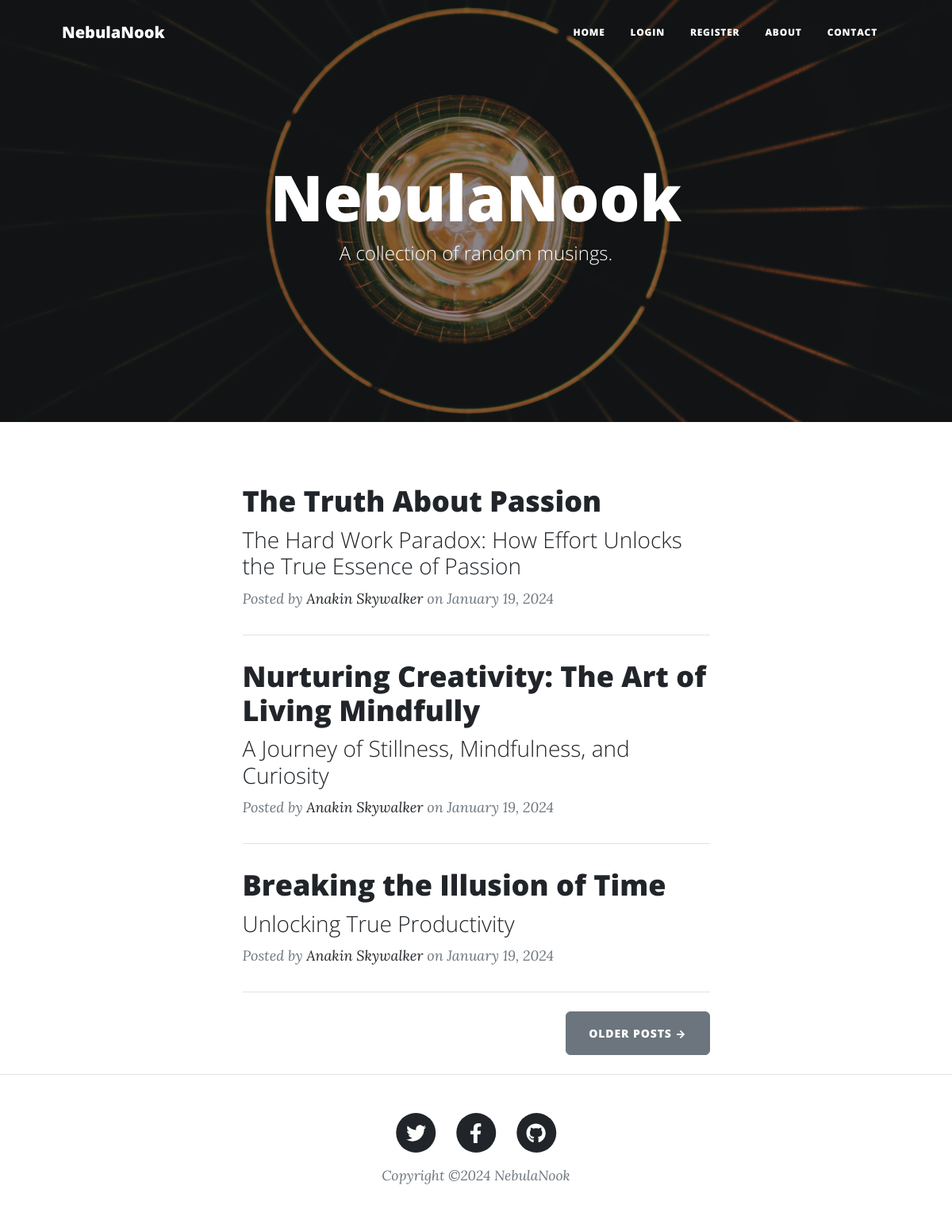
The page / on the database its author committed.
### main.py (models this page shows)
class BlogPost(db.Model):
    __tablename__ = 'blog_posts'
    id = db.Column(db.Integer, primary_key=True)
    title = db.Column(db.String(250), unique=True, nullable=False)
    subtitle = db.Column(db.String(250), nullable=False)
    date = db.Column(db.String(250), nullable=False)
    body = db.Column(db.Text, nullable=False)
    img_url = db.Column(db.String(250), nullable=False)
    author = relationship('User', back_populates='blog_posts')  # links the User model by creating an object
    author_id = db.Column(db.Integer, db.ForeignKey('users.id'))
    comments = relationship('Comment', back_populates='parent_post')

class User(db.Model, UserMixin):
    __tablename__ = 'users'
    id = db.Column(db.Integer, primary_key=True)
    email = db.Column(db.String(100), unique=True)
    password = db.Column(db.String(100))
    name = db.Column(db.String(1000))
    blog_posts = relationship('BlogPost', back_populates='author')  # links the Blog model by creating an object
    comments = relationship('Comment', back_populates='comment_author')

### main.py (the view)
@app.route('/')
def get_all_posts():
    result = db.session.execute(db.select(BlogPost))
    posts = result.scalars().all()
    return render_template("index.html", all_posts=posts, current_user=current_user)

### templates/index.html (shortened to what this page needs)
{% include "header.html" %}
<header
  class="masthead"
  style="background-image: url('../static/assets/img/home-bg.jpg')"
>
  <div class="container position-relative px-4 px-lg-5">
    <div class="row gx-4 gx-lg-5 justify-content-center">
      <div class="col-md-10 col-lg-8 col-xl-7">
        <div class="site-heading">
          <h1>NebulaNook</h1>
          <span class="subheading">A collection of random musings.</span>
        </div>
      </div>
    </div>
  </div>
</header>
<div class="container px-4 px-lg-5">
  <div class="row gx-4 gx-lg-5 justify-content-center">
    <div class="col-md-10 col-lg-8 col-xl-7">
      {% for post in all_posts %}
      <div class="post-preview">
        <a href="{{ url_for('show_post', post_id=post.id) }}">
          <h2 class="post-title">{{ post.title }}</h2>
          <h3 class="post-subtitle">{{ post.subtitle }}</h3>
        </a>
        <p class="post-meta">
          Posted by
          <a href="#">{{ post.author.name }}</a>
          on {{post.date}}
        </p>
      </div>
      <hr class="my-4" />
      {% endfor %}
      <div class="d-flex justify-content-end mb-4">
        <a class="btn btn-secondary text-uppercase" href="#!">Older Posts →</a>
      </div>
    </div>
  </div>
</div>
{% include "footer.html" %}

### templates/header.html (shortened to what this page needs)
<!DOCTYPE html>
<html lang="en">
  <head>
    {% block styles %}
    {{ bootstrap.load_css() }}
    <link
      href="{{ url_for('static', filename='css/styles.css') }}"
      rel="stylesheet"
    />
    {% endblock %}
  </head>
  <body>
    <nav class="navbar navbar-expand-lg navbar-light" id="mainNav">
      <div class="container px-4 px-lg-5">
        <a class="navbar-brand" href="/">NebulaNook</a>
        <div class="collapse navbar-collapse" id="navbarResponsive">
          <ul class="navbar-nav ms-auto py-4 py-lg-0">
            <li class="nav-item">
              <a
                class="nav-link px-lg-3 py-3 py-lg-4"
                href="{{ url_for('get_all_posts') }}"
                >Home</a
              >
            </li>
            {% if not current_user.is_authenticated: %}
            <li class="nav-item">
              <a
                class="nav-link px-lg-3 py-3 py-lg-4"
                href="{{ url_for('login') }}"
                >Login</a
              >
            </li>
            <li class="nav-item">
              <a
                class="nav-link px-lg-3 py-3 py-lg-4"
                href="{{ url_for('register') }}"
                >Register</a
              >
            </li>
            {% endif %}
            <li class="nav-item">
              <a
                class="nav-link px-lg-3 py-3 py-lg-4"
                href="{{ url_for('about') }}"
                >About</a
              >
            </li>
            <li class="nav-item">
              <a
                class="nav-link px-lg-3 py-3 py-lg-4"
                href="{{ url_for('contact') }}"
                >Contact</a
              >
            </li>
          </ul>
        </div>
      </div>
    </nav>
  </body>
</html>

### templates/footer.html (shortened to what this page needs)
        <footer class="border-top">
          <div class="container px-4 px-lg-5">
              <div class="row gx-4 gx-lg-5 justify-content-center">
                  <div class="col-md-10 col-lg-8 col-xl-7">
                      <ul class="list-inline text-center">
                          <li class="list-inline-item">
                              <a href="#!">
                                  <span class="fa-stack fa-lg">
                                      <i class="fas fa-circle fa-stack-2x"></i>
                                      <i class="fab fa-twitter fa-stack-1x fa-inverse"></i>
                                  </span>
                              </a>
                          </li>
                          <li class="list-inline-item">
                              <a href="#!">
                                  <span class="fa-stack fa-lg">
                                      <i class="fas fa-circle fa-stack-2x"></i>
                                      <i class="fab fa-facebook-f fa-stack-1x fa-inverse"></i>
                                  </span>
                              </a>
                          </li>
                          <li class="list-inline-item">
                              <a href="#!">
                                  <span class="fa-stack fa-lg">
                                      <i class="fas fa-circle fa-stack-2x"></i>
                                      <i class="fab fa-github fa-stack-1x fa-inverse"></i>
                                  </span>
                              </a>
                          </li>
                      </ul>
                      <div class="small text-center text-muted fst-italic">Copyright &copy;2024  NebulaNook</div>
                  </div>
              </div>
          </div>
      </footer>
  </body>
</html>

### rows shown on the page
BlogPost: title "The Truth About Passion", subtitle "The Hard Work Paradox: How Effort Unlocks the True Essence of Passion", author.name "Anakin Skywalker", date "January 19, 2024"
BlogPost: title "Nurturing Creativity: The Art of Living Mindfully", subtitle "A Journey of Stillness, Mindfulness, and Curiosity", author.name "Anakin Skywalker", date "January 19, 2024"
BlogPost: title "Breaking the Illusion of Time", subtitle "Unlocking True Productivity", author.name "Anakin Skywalker", date "January 19, 2024"
